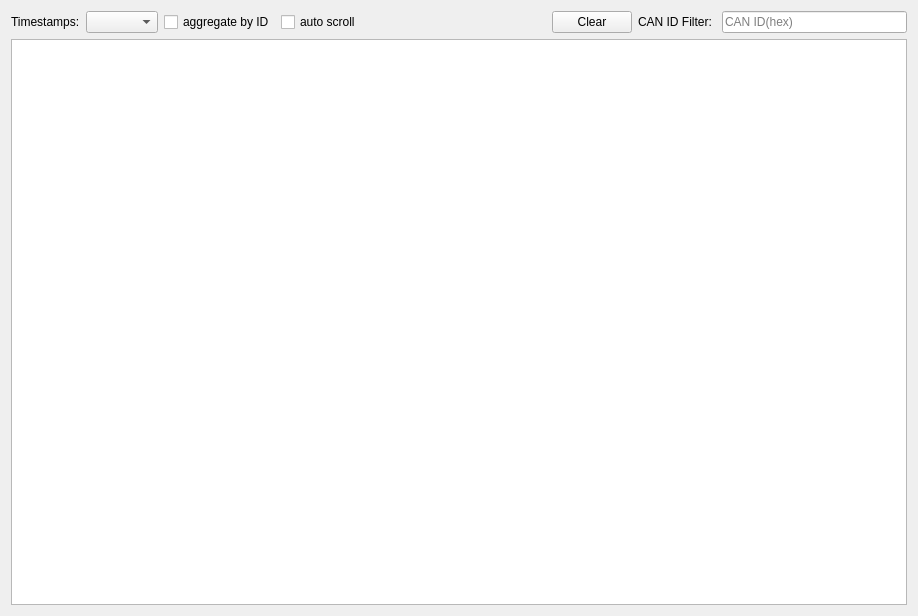
<?xml version="1.0" encoding="UTF-8"?>
<ui version="4.0">
 <class>TraceWindow</class>
 <widget class="QWidget" name="TraceWindow">
  <property name="geometry">
   <rect>
    <x>0</x>
    <y>0</y>
    <width>918</width>
    <height>616</height>
   </rect>
  </property>
  <property name="windowTitle">
   <string>Trace View</string>
  </property>
  <layout class="QVBoxLayout" name="verticalLayout">
   <item>
    <widget class="QWidget" name="widget" native="true">
     <layout class="QHBoxLayout" name="horizontalLayout">
      <property name="leftMargin">
       <number>0</number>
      </property>
      <property name="topMargin">
       <number>0</number>
      </property>
      <property name="rightMargin">
       <number>0</number>
      </property>
      <property name="bottomMargin">
       <number>0</number>
      </property>
      <item>
       <widget class="QLabel" name="label">
        <property name="text">
         <string>Timestamps:</string>
        </property>
       </widget>
      </item>
      <item>
       <widget class="QComboBox" name="cbTimestampMode"/>
      </item>
      <item>
       <widget class="QCheckBox" name="cbAggregated">
        <property name="text">
         <string>aggregate by ID</string>
        </property>
        <property name="checked">
         <bool>false</bool>
        </property>
       </widget>
      </item>
      <item>
       <widget class="QCheckBox" name="cbAutoScroll">
        <property name="text">
         <string>auto scroll</string>
        </property>
        <property name="checked">
         <bool>false</bool>
        </property>
       </widget>
      </item>
      <item>
       <spacer name="horizontalSpacer">
        <property name="orientation">
         <enum>Qt::Horizontal</enum>
        </property>
        <property name="sizeHint" stdset="0">
         <size>
          <width>40</width>
          <height>20</height>
         </size>
        </property>
       </spacer>
      </item>
      <item>
       <widget class="QPushButton" name="TraceClearpushButton">
        <property name="text">
         <string>Clear</string>
        </property>
       </widget>
      </item>
      <item>
       <widget class="QLabel" name="label_2">
        <property name="text">
         <string>CAN ID Filter: </string>
        </property>
       </widget>
      </item>
      <item>
       <widget class="QLineEdit" name="filterLineEdit">
        <property name="toolTip">
         <string/>
        </property>
        <property name="statusTip">
         <string/>
        </property>
        <property name="placeholderText">
         <string>CAN ID(hex)</string>
        </property>
       </widget>
      </item>
     </layout>
    </widget>
   </item>
   <item>
    <widget class="QTreeView" name="tree">
     <property name="verticalScrollMode">
      <enum>QAbstractItemView::ScrollPerPixel</enum>
     </property>
    </widget>
   </item>
  </layout>
 </widget>
 <resources/>
 <connections/>
</ui>
